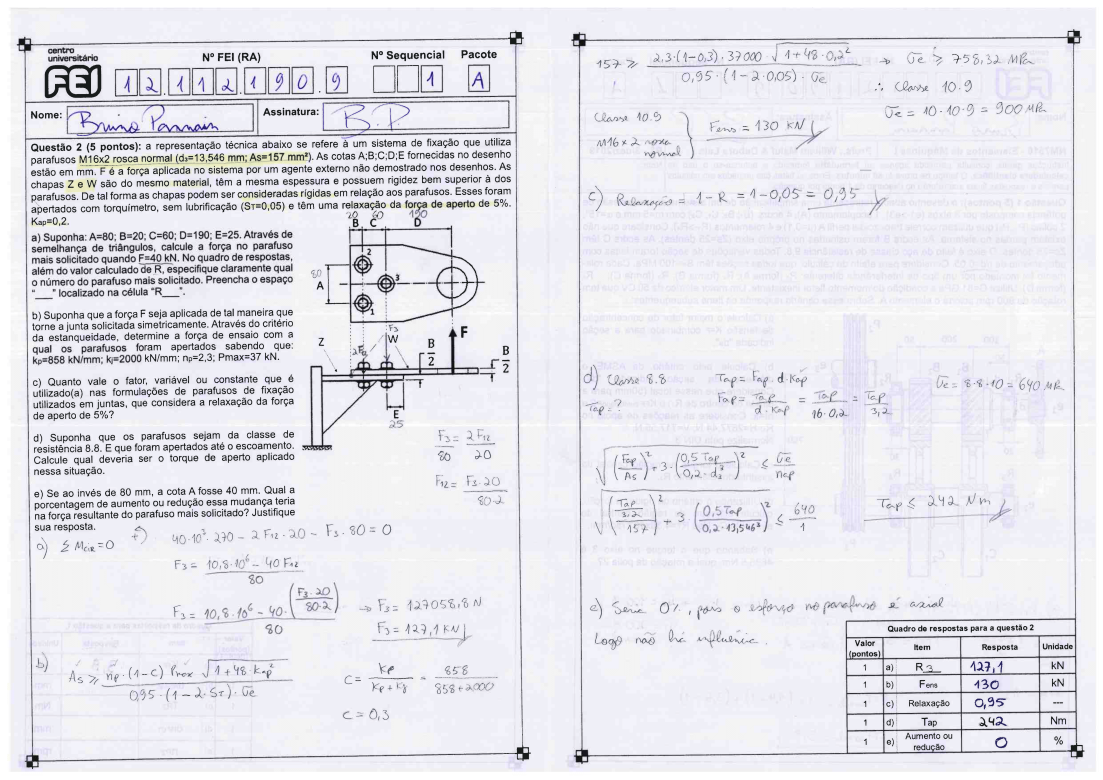
#> input picture database_files/exams/NM7510_P3_A_2019_2/NM7510_P3_pacote_A_2_sem_2019-02.png, 3307 x 2338 px, found by its file name (shown at 1/3 size)
$ python VersaoDadosFinal_4.py
#> lines starting #> are read from the running program, lines starting #| are printed output that depends on the picture
### system/search_answers_area/Normalize_and_crop.py
import cv2
import numpy as np

def normalize_crop(img,template,template2):
    #turn image to gray scale
    gray_img = cv2.cvtColor(img, cv2.COLOR_BGR2GRAY)
    #save the templates shapes
    w, h = template.shape[::-1]
    r, f = template2.shape[::-1]
    # find the first template within the image
    result = cv2.matchTemplate(gray_img, template, cv2.TM_CCOEFF_NORMED)
    loc = np.where(result >= 0.659)

    # draw the marks and save their respective values
    for rt in zip(*loc[::-1]):
        cv2.rectangle(img, rt, (rt[0] + w, rt[1] + h), (0, 255, 0), 3)
        if rt[0] < 300 and rt[1]<200:
            m1 = [rt[0],rt[1]]
        if rt[0] > 300 and rt[0] < 1600 and rt[1]<200:
            m2 = [rt[0],rt[1]]
        if rt[0] < 300 and rt[1] > 2000:
            m3 = [rt[0],rt[1]]
        if rt[0] > 300 and rt[0] < 1600 and rt[1]>2000:
            m4 = [rt[0],rt[1]]
        if rt[0] > 1600 and rt[0] < 3000 and rt[1]<200:
            m5 = [rt[0],rt[1]]
        if rt[0] > 3000 and rt[1]<200:
            m6 = [rt[0],rt[1]]
        if rt[0] > 1600 and rt[0] < 3000 and rt[1]>2000:
            m7 = [rt[0],rt[1]]
        if rt[0] > 3000 and rt[1]>2000:
            m8 = [rt[0],rt[1]]

    # find the second template within the image
    result2 = cv2.matchTemplate(gray_img, template2, cv2.TM_CCOEFF_NORMED)
    loc2 = np.where(result2 >= 0.659)

    # draw the marks and save their respective values
    for pt in zip(*loc2[::-1]):
        cv2.rectangle(img, pt, (pt[0] + r, pt[1] + f), (0, 255, 0), 3)
        if pt[0] < 300 and pt[1]<200:
            m1 = [pt[0],pt[1]]
        if pt[0] > 300 and pt[0] < 1600 and pt[1]<200:
            m2 = [pt[0],pt[1]]
        if pt[0] < 300 and pt[1] > 2000:
            m3 = [pt[0],pt[1]]
        if pt[0] > 300 and pt[0] < 1600 and pt[1]>2000:
            m4 = [pt[0],pt[1]]
        if pt[0] > 1600 and pt[0] < 3000 and pt[1]<200:
            m5 = [pt[0],pt[1]]
        if pt[0] > 3000 and pt[1]<200:
            m6 = [pt[0],pt[1]]
        if pt[0] > 1600 and pt[0] < 3000 and pt[1]>2000:
            m7 = [pt[0],pt[1]]
        if pt[0] > 3000 and pt[1]>2000:
            m8 = [pt[0],pt[1]]

    #list the X and Y for each page
    lx1 = [m1[0],m2[0],m3[0],m4[0]]
    ly1 = [m1[1],m2[1],m3[1],m4[1]]
    lx2 = [m5[0],m6[0],m7[0],m8[0]]
    ly2 = [m5[1],m6[1],m7[1],m8[1]]

    #compare their values to identify and correct leaning
    if m1[1] > m2[1]:
        dy = m1[1]-m2[1]
        dx = m2[0]-m1[0]
        arc = np.degrees(np.arctan(dy/dx))
        #print(arc)
        rows, cols, j = img.shape
        M = cv2.getRotationMatrix2D((cols//2,rows//2),-arc,1)
        imgf = cv2.warpAffine(img,M,(cols,rows))
    elif m2[1] > m1[1]:
        dy = m2[1]-m1[1]
        dx = m2[0]-m1[0]
        arc = np.degrees(np.arctan(dy/dx))
        #print(arc)
        rows, cols, j = img.shape
        M = cv2.getRotationMatrix2D((cols//2,rows//2),arc,1)
        imgf = cv2.warpAffine(img,M,(cols,rows))
    elif m1[1] == m2[1]:
        imgf = img

    if m7[1]>m8[1]:
        dy2 = m7[1] - m8[1]
        dx2 = m8[0] - m7[0]
        arc2 = np.degrees(np.arctan(dy2/dx2))
        #print(arc2)
        rows, cols, j = img.shape
        M = cv2.getRotationMatrix2D((cols//2,rows//2),-arc2,1)
        imgf2 = cv2.warpAffine(img,M,(cols,rows))
    elif m8[1]>m7[1]:
        dy2 = m8[1]-m7[1]
        dx2 = m8[0]-m7[0]
        arc2 = np.degrees(np.arctan(dy2/dx2))
        #print(arc2)
        rows, cols, j = img.shape
        M = cv2.getRotationMatrix2D((cols//2,rows//2),arc2,1)
        imgf2 = cv2.warpAffine(img,M,(cols,rows))
    elif m8[1] == m7[1]:
        imgf2 = img
    #Crop the new images
    img1 = imgf[ min(ly1, key=int)+int(h/2): max(ly1, key=int),  min(lx1, key=int)+int(w/1.5): max(lx1, key=int)+int(w/3.5)]
    img2 = imgf2[ min(ly2, key=int)+int(h/2): max(ly2, key=int)+int(h/2),  min(lx2, key=int)+int(w/2): max(lx2, key=int)+int(w/2)]

    return img1, img2

### system/Cut_data/VersaoDadosFinal_4.py
import cv2
import numpy as np

from Normalize_and_crop import normalize_crop

img = cv2.imread("database_files/exams/NM7510_P3_A_2019_2/NM7510_P3_pacote_A_2_sem_2019-02.png",1)
#> img is the input picture: shape (2338, 3307, 3); mean B, G, R 235.6, 229.2, 229.4
template = cv2.imread('database_files/track_markers/template.png',cv2.IMREAD_GRAYSCALE)
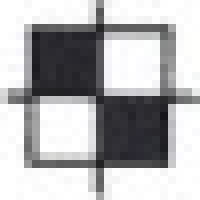
#> input picture database_files/track_markers/template.png, 25 x 25 px, found by its file name (shown 8 times larger)
#> template: shape (25, 25); min 21, max 255, mean 180.5
template2 = cv2.imread('database_files/track_markers/template2.png',cv2.IMREAD_GRAYSCALE)
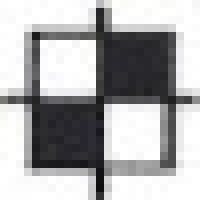
#> input picture database_files/track_markers/template2.png, 25 x 25 px, found by its file name (shown 8 times larger)
#> template2: shape (25, 25); min 14, max 255, mean 174.8

def main():

    img1, img2 = normalize_crop(img,template,template2)
#> in normalize_crop, `result = cv2.matchTemplate(gray_img, template, cv2.TM_CCOEFF_NORMED)`:
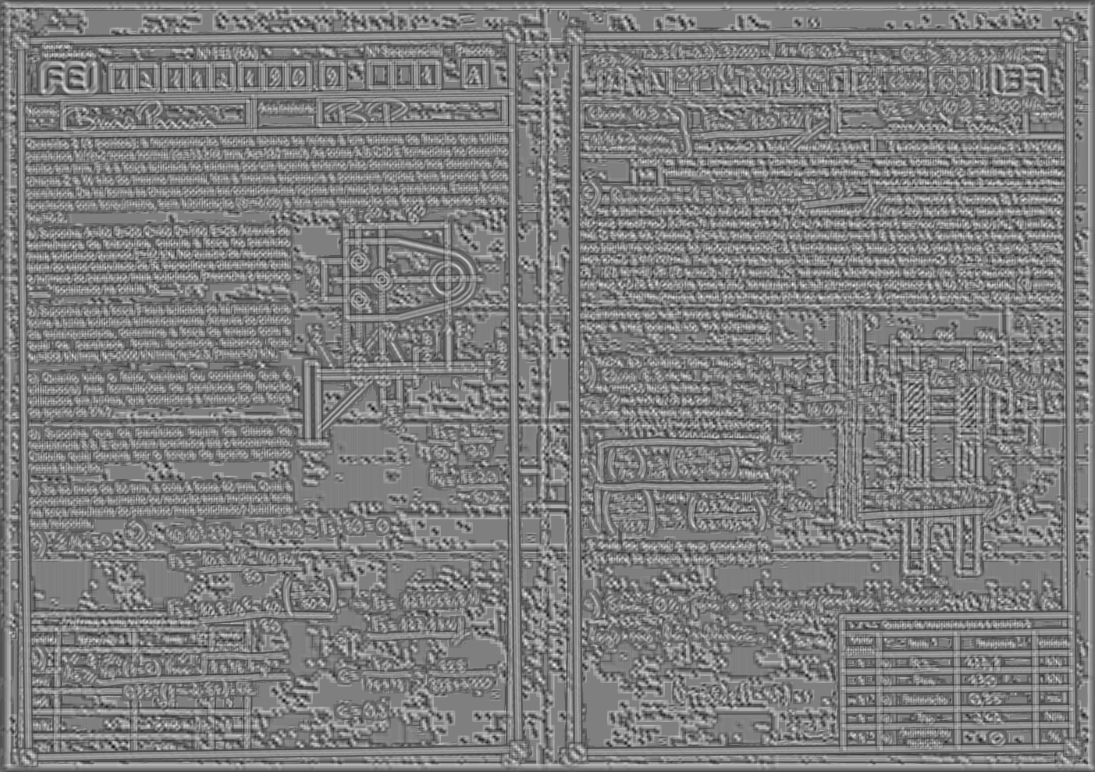
#> result: shape (2314, 3283) float32 (shown at 1/3 size); min -0.662, max 0.659, mean -0.0109; drawn with min black and max white
#> in normalize_crop, `loc = np.where(result >= 0.659)`: loc = ([1994], [1663])
#> the loop in normalize_crop, `for rt in zip(*loc[::-1]):` made 1 pass
#> rt on pass 1: (1663, 1994)
#> in normalize_crop, `result2 = cv2.matchTemplate(gray_img, template2, cv2.TM_CCOEFF_NORMED)`:
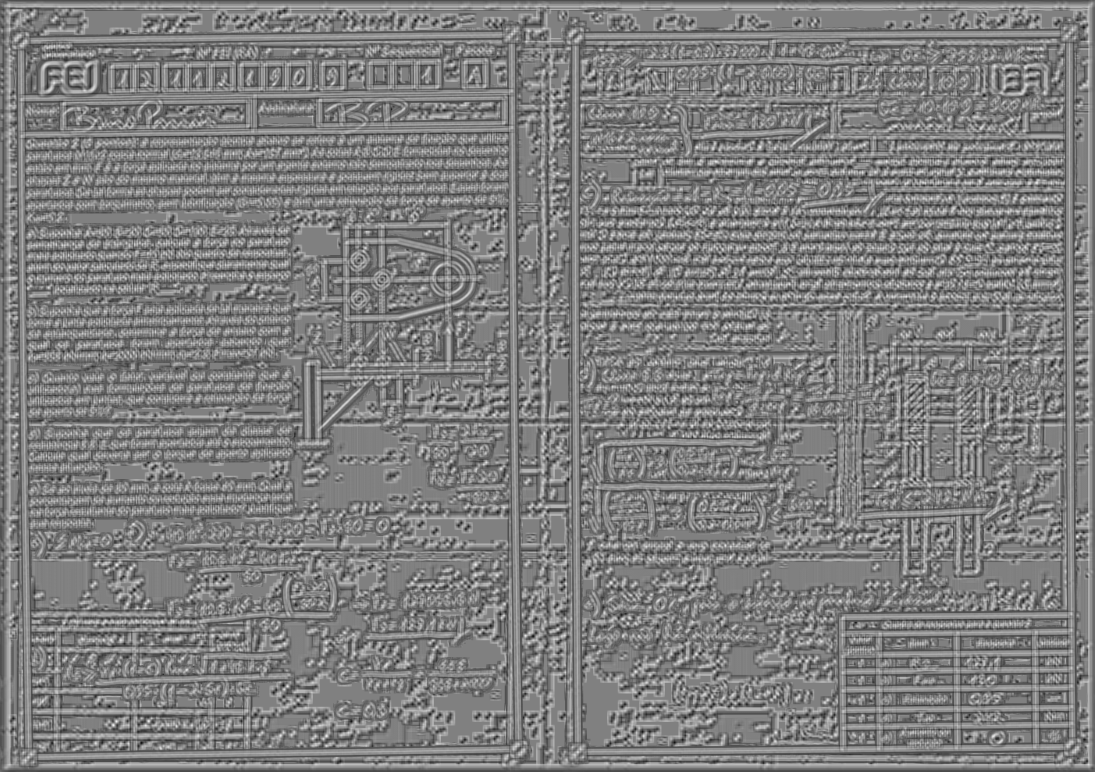
#> result2: shape (2314, 3283) float32 (shown at 1/3 size); min -0.62, max 0.606, mean -0.011; drawn with min black and max white
#> in normalize_crop, `loc2 = np.where(result2 >= 0.659)`: loc2 = (empty array, empty array)
    img_qdr = img1[0:300, 0:1900]
    img_res = img_qdr[5:500, 40:1900]
    img_res = cv2.cvtColor(img_res, cv2.COLOR_BGR2GRAY)

    # Normalize and threshold image
    res, im = cv2.threshold(img_res, 164, 255, cv2.THRESH_BINARY_INV)

    # Fill everything that is the same colour (black) as top-left corner with white
    cv2.floodFill(im, None, (0, 0), 255)

    # Fill everything that is the same colour (white) as top-left corner with black
    cv2.floodFill(im, None, (0, 0), 0)

    # morphology operation
    kernel = np.ones((1, 1), np.uint8)
    im = cv2.dilate(im, kernel, iterations=1)

    imgFI = cv2.bitwise_not(im)

    img_qdr = img_qdr[::2,::2]
    cv2.imshow("Dados do cabecalho:", img_qdr)


    cv2.imshow("RA-1)", imgFI[80:150,230:290])
    cv2.waitKey(0)
    cv2.imshow("RA-2)", imgFI[80:150,290:350])
    cv2.waitKey(0)
    cv2.imshow("RA-3)", imgFI[80:150,390:450])
    cv2.waitKey(0)
    cv2.imshow("RA-4)", imgFI[80:150,460:520])
    cv2.waitKey(0)
    cv2.imshow("RA-5)", imgFI[80:150,530:590])
    cv2.waitKey(0)
    cv2.imshow("RA-6)", imgFI[80:150,620:680])
    cv2.waitKey(0)
    cv2.imshow("RA-7)", imgFI[80:150,700:760])
    cv2.waitKey(0)
    cv2.imshow("RA-8)", imgFI[80:150,770:830])
    cv2.waitKey(0)
    cv2.imshow("RA-9)", imgFI[80:150,860:920])
    cv2.waitKey(0)
    cv2.imshow("Sequencial-1)", imgFI[75:150,1000:1070])
    cv2.waitKey(0)
    cv2.imshow("Sequencial-2)", imgFI[75:150,1070:1140])
    cv2.waitKey(0)
    cv2.imshow("Sequencial-3)", imgFI[75:150,1140:1210])
    cv2.waitKey(0)
    cv2.imshow("Pacote)", imgFI[75:150,1280:1350])
    cv2.waitKey(0)

    gray = cv2.cvtColor(img,cv2.COLOR_BGR2GRAY)
    thresh = cv2.threshold(gray, 100, 255, cv2.THRESH_BINARY_INV + cv2.THRESH_OTSU)[1]

    # Remove horizontal
    horizontal_kernel = cv2.getStructuringElement(cv2.MORPH_RECT, (25,1))
    detected_lines = cv2.morphologyEx(thresh, cv2.MORPH_OPEN, horizontal_kernel, iterations=2)
    cnts = cv2.findContours(detected_lines, cv2.RETR_EXTERNAL, cv2.CHAIN_APPROX_SIMPLE)
    cnts = cnts[0] if len(cnts) == 2 else cnts[1]
    for c in cnts:
        cv2.drawContours(img, [c], -1, (255,255,255),1,5)

    # Repair image
    repair_kernel = cv2.getStructuringElement(cv2.MORPH_RECT, (1,6))
    result = 255 - cv2.morphologyEx(255 - img, cv2.MORPH_CLOSE, repair_kernel, iterations=1)


    img_qdri = img1[10:300, 10:1780]
    ares1 = img1[0:300,0:1780]
    img_res = img_qdri[5:500, 40:1780]
    img_res = cv2.cvtColor(img_res, cv2.COLOR_BGR2GRAY)
    (thresh, blackAndWhiteImage) = cv2.threshold(img_res,190, 255, cv2.THRESH_BINARY)

    # Normalize and threshold image
    res, im = cv2.threshold(img_res, 164, 255, cv2.THRESH_BINARY_INV+cv2.THRESH_OTSU)

    # Fill everything that is the same colour (black) as top-left corner with white
    cv2.floodFill(blackAndWhiteImage, None, (0, 0), 255)

    # Fill everything that is the same colour (white) as top-left corner with black
    cv2.floodFill(im, None, (0, 0), 0)

    # morphology operation
    kernel = np.ones((2, 2), np.uint8)
    im = cv2.dilate(im, kernel, iterations=1)

    imgFI = cv2.bitwise_not(im)


    cv2.imshow("Nome)", imgFI[160:245,82:625])
    cv2.waitKey(0)
    cv2.imshow("Assinatura)", imgFI[160:245,852:1390])
    cv2.waitKey(0)

#> (the run stopped early here; a loop or call above may not have finished)
